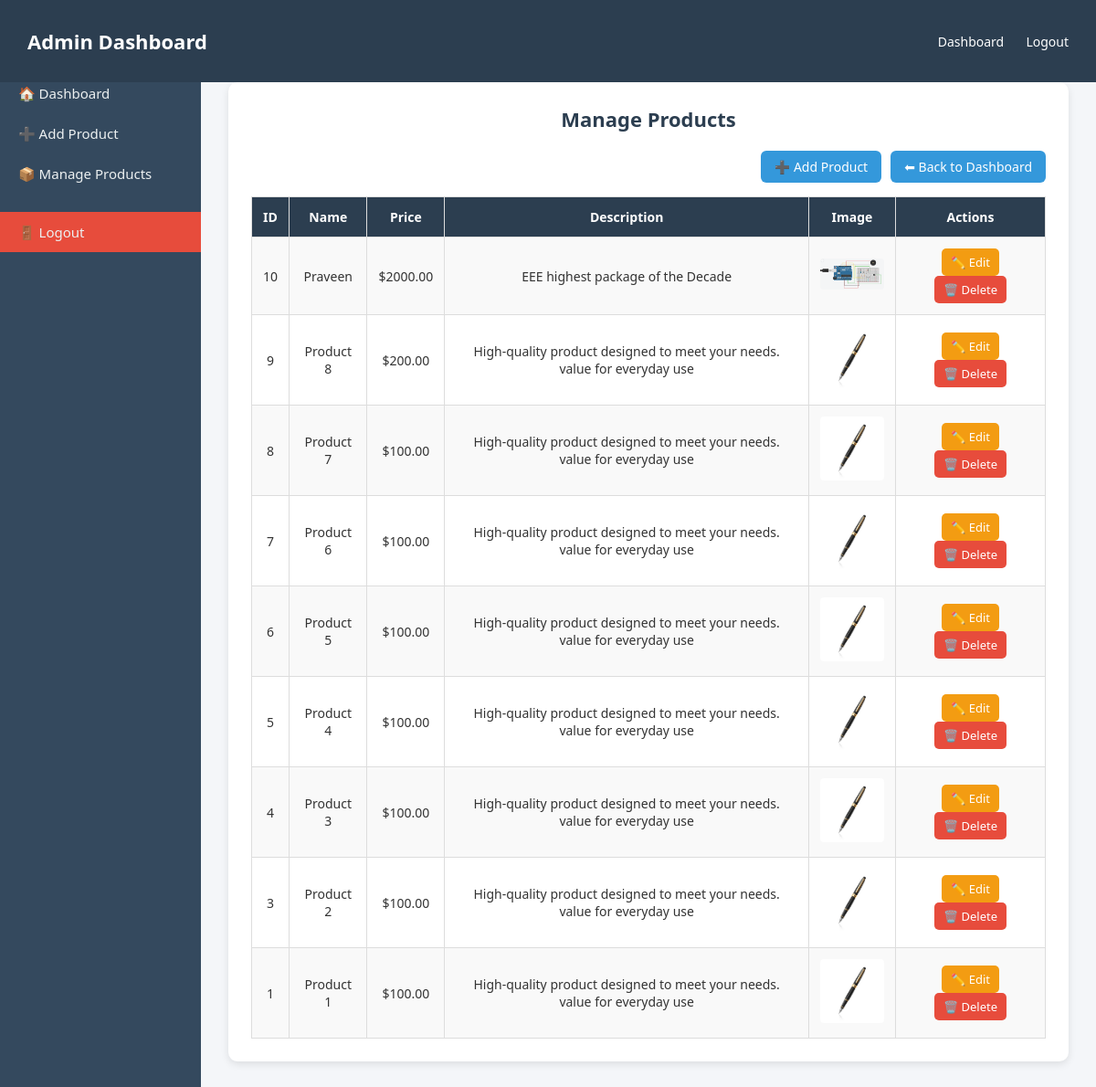
Page /admin/manage_products.php (signed in) on the committed database.
### tables this page shows
CREATE TABLE `products` (
  `id` int(11) NOT NULL,
  `name` varchar(255) NOT NULL,
  `price` decimal(10,2) NOT NULL,
  `description` text DEFAULT NULL,
  `image` varchar(255) DEFAULT NULL,
  `created_at` timestamp NOT NULL DEFAULT current_timestamp()
);

### admin/manage_products.php (the view, shortened to what this page needs)
<?php
include '../includes/db.php';
$stmt = $conn->query("SELECT * FROM products ORDER BY id DESC");
$products = $stmt->fetchAll(PDO::FETCH_ASSOC);
?>
<!DOCTYPE html>
<html lang="en">
<head>
    <link rel="stylesheet" href="../css/manage_products.css">
</head>
<body>
<header>
    <h1>Admin Dashboard</h1>
    <div>
        <a href="dashboard.php">Dashboard</a>
        <a href="logout.php">Logout</a>
    </div>
</header>
<div class="sidebar">
    <a href="dashboard.php">🏠 Dashboard</a>
    <a href="add_product.php">➕ Add Product</a>
    <a href="manage_products.php">📦 Manage Products</a>
    <a href="logout.php" class="logout">🚪 Logout</a>
</div>
<div class="main">
    <div class="card">
        <h2>Manage Products</h2>
        <div class="top-links">
            <a href="add_product.php">➕ Add Product</a>
            <a href="dashboard.php">⬅ Back to Dashboard</a>
        </div>
        <?php if (count($products) > 0): ?>
            <table>
                <tr>
                    <th>ID</th><th>Name</th><th>Price</th><th>Description</th><th>Image</th><th>Actions</th>
                </tr>
                <?php foreach ($products as $p): ?>
                    <tr>
                        <td><?= htmlspecialchars($p['id']) ?></td>
                        <td><?= htmlspecialchars($p['name']) ?></td>
                        <td>$<?= htmlspecialchars($p['price']) ?></td>
                        <td><?= htmlspecialchars($p['description']) ?></td>
                        <td>
                            <?php if (!empty($p['image']) && file_exists("../images/" . $p['image'])): ?>
                                <img src="../images/<?= htmlspecialchars($p['image']) ?>" alt="">
                            <?php else: ?>
                                <span>No Image</span>
                            <?php endif; ?>
                        </td>
                        <td class="actions">
                            <a href="edit_product.php?id=<?= $p['id'] ?>" class="edit">✏️ Edit</a>
                            <a href="delete_product.php?id=<?= $p['id'] ?>" class="delete" onclick="return confirm('Delete this product?');">🗑️ Delete</a>
                        </td>
                    </tr>
                <?php endforeach; ?>
            </table>
        <?php else: ?>
            <p class="no-products">No products found. <a href="add_product.php">Add one now</a>.</p>
        <?php endif; ?>
    </div>
</div>
</body>
</html>

### css/manage_products.css (style rules this page uses)
body { margin: 0; font-family: "Segoe UI", Tahoma, Geneva, Verdana, sans-serif; background-color: #f4f6f9; color: #333; }
header { background: #2c3e50; color: #fff; padding: 15px 30px; display: flex; justify-content: space-between; align-items: center; position: fixed; top: 0; left: 0; right: 0; height: 60px; z-index: 1000; }
header h1 { margin: 0; font-size: 22px; }
header a { color: #fff; text-decoration: none; margin-left: 20px; font-size: 14px; }
.sidebar { width: 220px; background: #34495e; position: fixed; top: 60px; bottom: 0; left: 0; padding-top: 20px; overflow-y: auto; }
.sidebar a { display: block; padding: 12px 20px; color: #ecf0f1; text-decoration: none; font-size: 15px; transition: 0.3s; }
.sidebar .logout { background: #e74c3c; margin-top: 20px; }
.main { margin-left: 220px; padding: 30px; margin-top: 60px; }
.card { background: #fff; padding: 25px; border-radius: 10px; box-shadow: 0 3px 8px rgba(0,0,0,0.1); margin-bottom: 20px; }
.card h2 { margin: 0 0 20px 0; font-size: 22px; color: #2c3e50; text-align: center; }
.top-links { display: flex; justify-content: flex-end; gap: 10px; margin-bottom: 15px; }
.top-links a { background: #3498db; color: #fff; padding: 8px 15px; border-radius: 6px; text-decoration: none; font-size: 14px; transition: 0.3s; }
table { width: 100%; border-collapse: collapse; margin-top: 15px; font-size: 14px; }
th, td { border: 1px solid #ddd; padding: 12px; text-align: center; }
th { background: #2c3e50; color: #fff; }
tr:nth-child(even) { background: #f9f9f9; }
img { width: 70px; height: auto; border-radius: 4px; }
.actions a { display: inline-block; margin: 0 5px; padding: 6px 10px; border-radius: 5px; font-size: 13px; text-decoration: none; transition: 0.3s; }
.actions a.edit { background: #f39c12; color: #fff; }
.actions a.delete { background: #e74c3c; color: #fff; }

### rows in the picture
products: id "10", name "Praveen", price "2000.00", description "EEE highest package of the Decade", image (picture)
products: id "9", name "Product 8", price "200.00", description "High-quality product designed to meet your needs. value for everyday use", image (picture)
products: id "8", name "Product 7", price "100.00", description "High-quality product designed to meet your needs. value for everyday use", image (picture)
products: id "7", name "Product 6", price "100.00", description "High-quality product designed to meet your needs. value for everyday use", image (picture)
products: id "6", name "Product 5", price "100.00", description "High-quality product designed to meet your needs. value for everyday use", image (picture)
products: id "5", name "Product 4", price "100.00", description "High-quality product designed to meet your needs. value for everyday use", image (picture)
products: id "4", name "Product 3", price "100.00", description "High-quality product designed to meet your needs. value for everyday use", image (picture)
products: id "3", name "Product 2", price "100.00", description "High-quality product designed to meet your needs. value for everyday use", image (picture)
products: id "1", name "Product 1", price "100.00", description "High-quality product designed to meet your needs. value for everyday use", image (picture)
